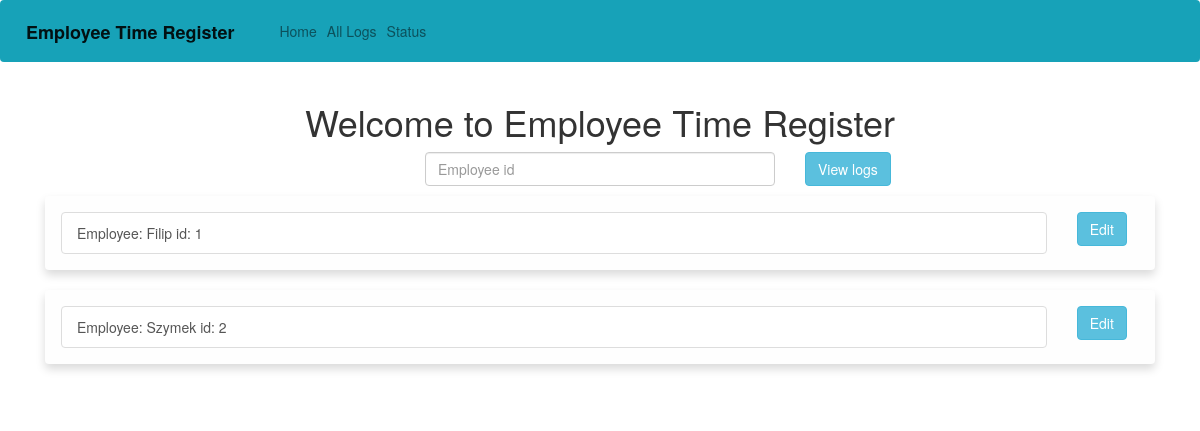
The page / on the database its author committed.
### website/models.py (models this page shows)
class Employee(db.Model):
    card_id = db.Column(db.String(20), primary_key=True, autoincrement=True)
    name = db.Column(db.String(100))
    def __str__(self):
        return "Employee: %s id: %s" % (self.name, self.card_id)

### website/views.py (the view, shortened to what this page needs)
@views.route('/', methods=['GET', 'POST'])
def index():
    employee_list = Employee.query.all()
    return render_template('index.html', employee_list=employee_list)

### website/templates/index.html (shortened to what this page needs)
{% extends "base.html" %} {% block title %}Home{% endblock %}
{% block content %}
    <body>
    <div class="container">
        <h1 align="center">Welcome to Employee Time Register</h1>
        <form method="POST">
            <div class="row">
                <div class="col-4">
                </div>
                <div class="col-4">
                    <input type="text" class="form-control" name="search_id" id="search_id" placeholder="Employee id"
                           required>
                </div>
                <div class="col-4">
                    <button type="submit" name="view logs" class="btn btn-info">View logs</button>
                </div>
            </div>
        </form>
        <div>
            <div class="list-group">
                {% for employee in employee_list %}
                    <div class="alert alert-light shadow" role="alert">
                        <div class="row">
                            <div class="col-11">
                                <a href="/logs/{{ employee.card_id }}" class="list-group-item list-group-item-action">
                                    {{ employee.__str__() }}
                                </a>
                            </div>
                            <div class="col-1">
                                <button type="button" class="btn btn-info" data-toggle="modal"
                                        data-target="#editEmployee" data-id="{{ employee.card_id }}"
                                        data-name="{{ employee.name }}">
                                    Edit
                                </button>
                            </div>
                        </div>
                    </div>
                {% endfor %}
            </div>
        </div>
    </div>
    </body>
{% endblock %}

### rows shown on the page
Employee: __str__ "Employee: Filip id: 1"
Employee: __str__ "Employee: Szymek id: 2"
